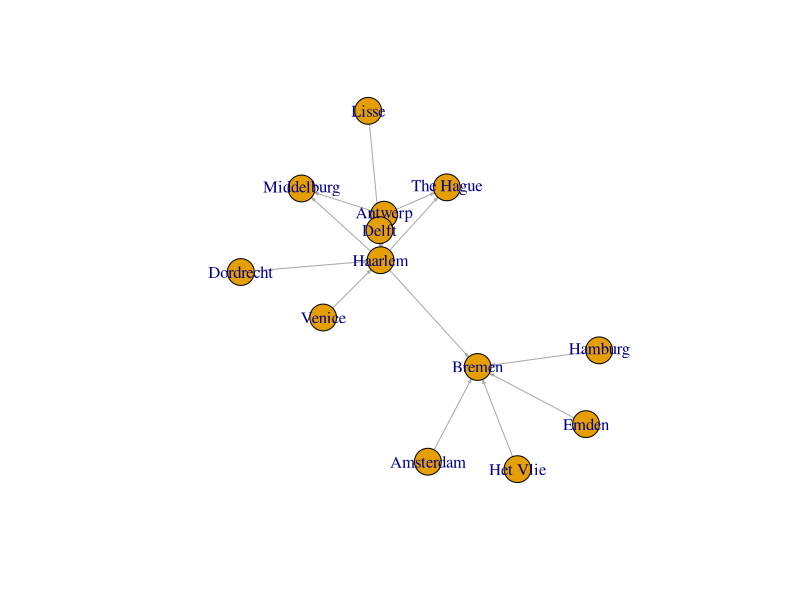
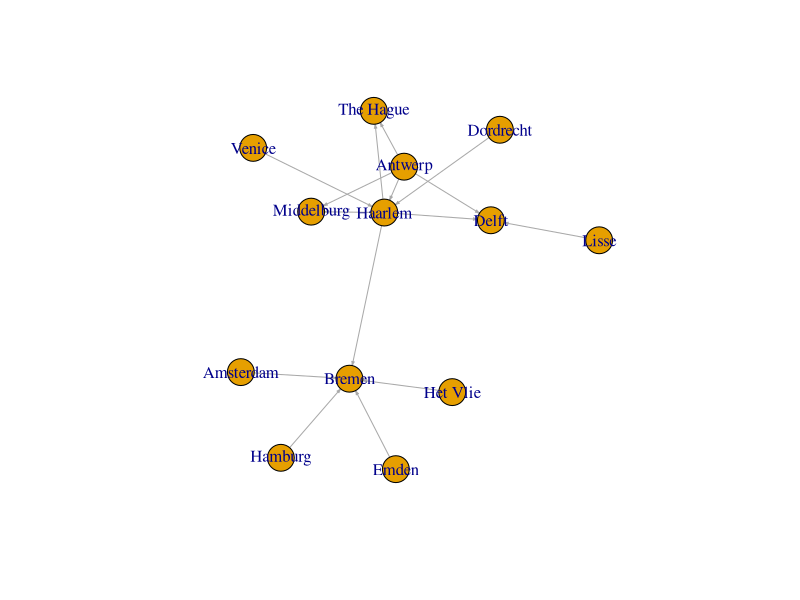
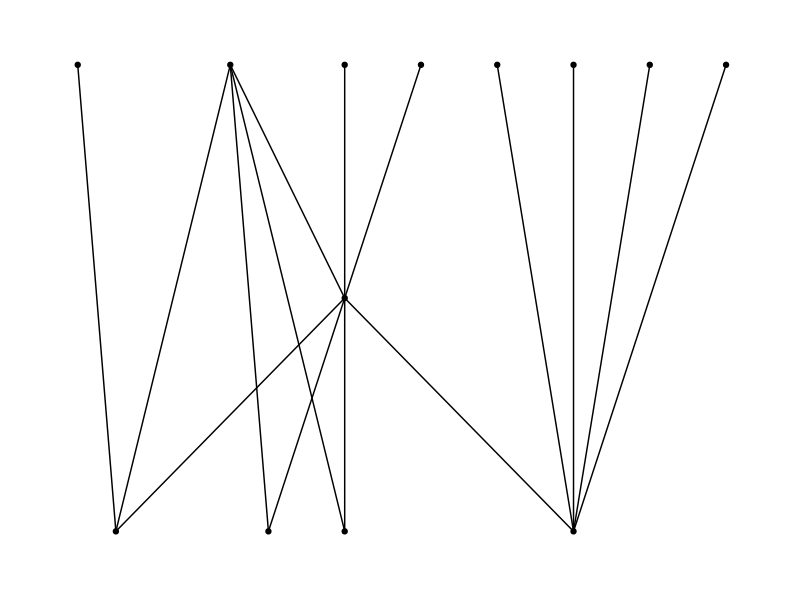
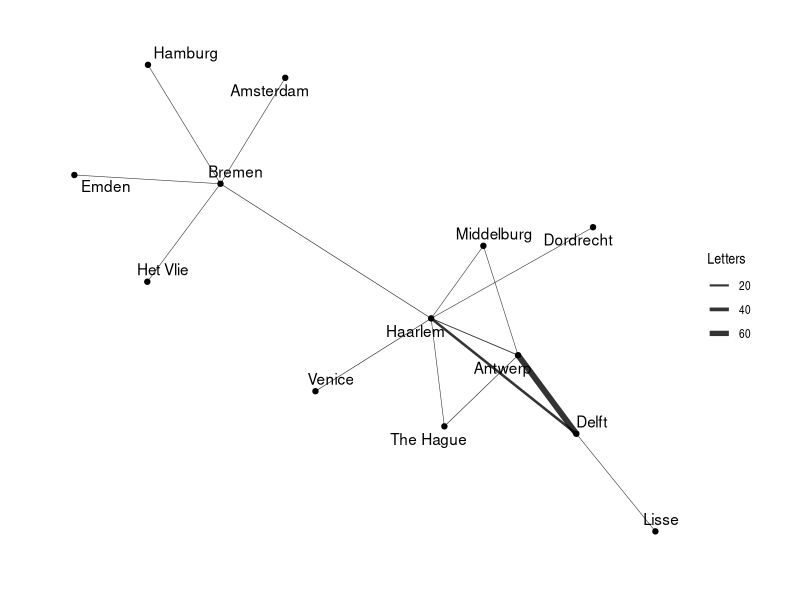
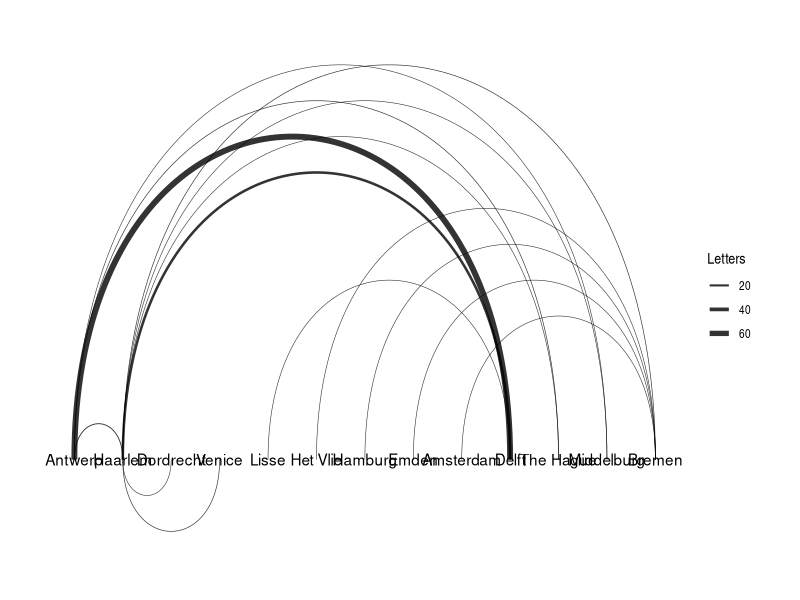

These charts were generated, in order, by the following R code:
####################
## igraph package ##
####################

library(igraph)
library(tidyverse)

# Load data
nodes <- read_csv("data/nodes.csv")
edges <- read_csv("data/edges.csv")


# igraph object
routes_igraph <- graph_from_data_frame(d = edges, vertices = nodes, directed = TRUE)

# Print igraph object
routes_igraph

# igraph plot
plot(routes_igraph, edge.arrow.size = 0.2)

# igraph-graphopt-plot
plot(routes_igraph, layout = layout_with_graphopt, edge.arrow.size = 0.2)

# Load libraries
library(tidygraph)
library(ggraph)

# edge list and node list to tbl_graph
routes_tidy <- tbl_graph(nodes = nodes, edges = edges, directed = TRUE)

# igraph to tbl_graph
routes_igraph_tidy <- as_tbl_graph(routes_igraph)

# Show classes of objects
class(routes_tidy)
class(routes_igraph_tidy)
class(routes_igraph)

# Print routes tidy
routes_tidy

# Activate edges
routes_tidy %>% 
  activate(edges) %>% 
  arrange(desc(weight))

# Basic ggraph plot
ggraph(routes_tidy) + geom_edge_link() + geom_node_point() + theme_graph()

# More complex ggraph plot
ggraph(routes_tidy, layout = "graphopt") + 
  geom_node_point() +
  geom_edge_link(aes(width = weight), alpha = 0.8) + 
  scale_edge_width(range = c(0.2, 2)) +
  geom_node_text(aes(label = label), repel = TRUE) +
  labs(edge_width = "Letters") +
  theme_graph()

# ggraph arc plot
ggraph(routes_igraph, layout = "linear") + 
  geom_edge_arc(aes(width = weight), alpha = 0.8) + 
  scale_edge_width(range = c(0.2, 2)) +
  geom_node_text(aes(label = label)) +
  labs(edge_width = "Letters") +
  theme_graph()
